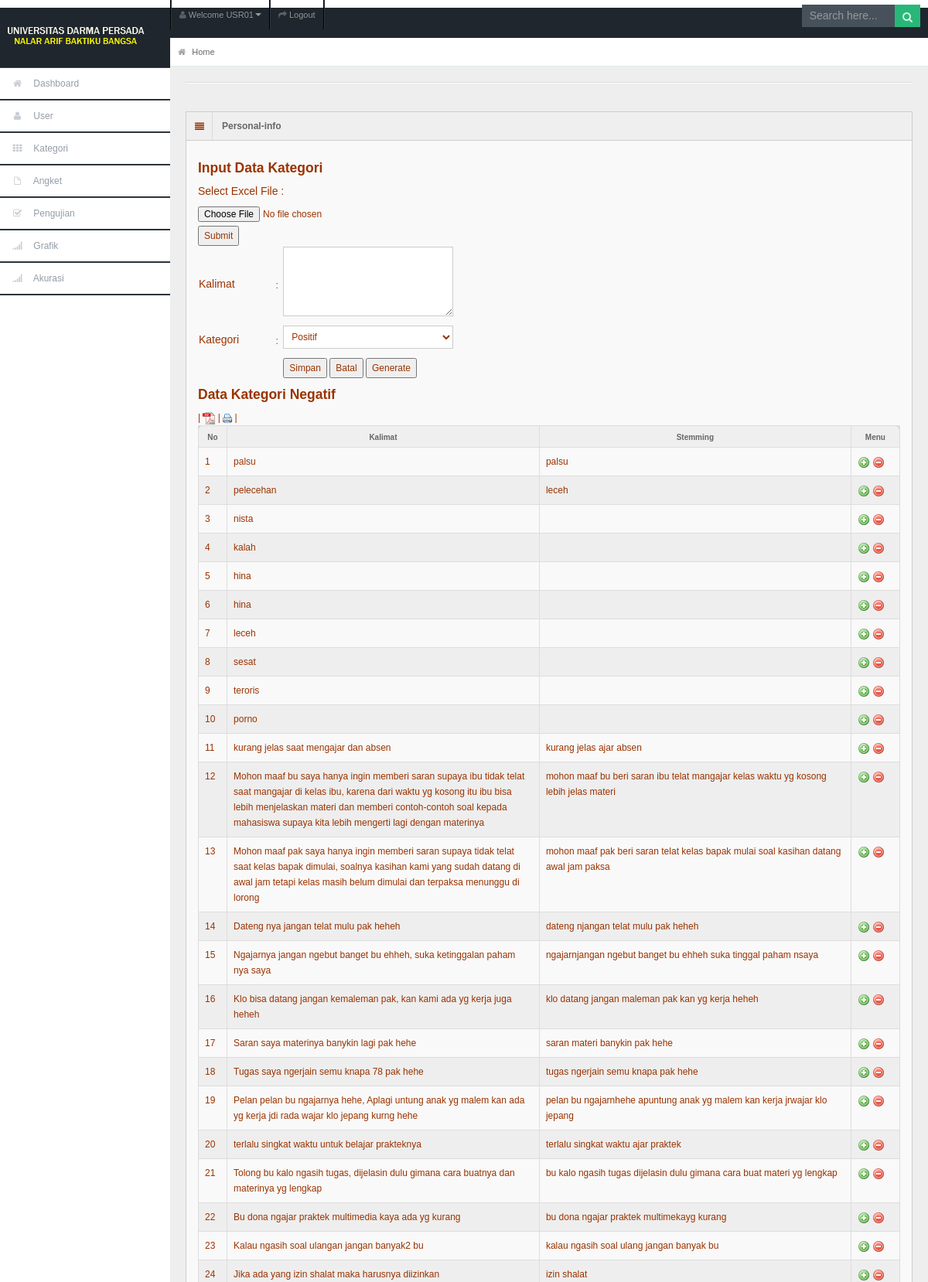
Page /index.php?mnu=kategori (signed in, upper part) on the committed database.
### tables this page shows
CREATE TABLE `tb_kategori` (
  `id_kategori` int(8) NOT NULL,
  `kalimat` text NOT NULL,
  `kategori` varchar(30) NOT NULL,
  `stemming` text NOT NULL
);

### koneksivar.php (called while the page is built, shortened)
<?php
$PATH="ypathcss";
$tbkategori="tb_kategori";
?>

### kategori/kategori.php (the view, shortened to what this page needs)
<link type="text/css" href="<?php echo "$PATH/base/";?>ui.all.css" rel="stylesheet" />
<link rel="stylesheet" href="js/jquery-ui.css">
  <link rel="stylesheet" href="resources/demos/style.css">
<div id="accordion">
  <h4>Input Data Kategori</h4>
  <div>
    <form name="import_export_form" method="post" action="" enctype="multipart/form-data">
    <label>Select Excel File : </label><input type="file" name="excelfile"/><br>
    <input type="submit" name="form_submit"/>
    </form>
<form action="" method="post" enctype="multipart/form-data">
<table width="517">
<tr>
<td height="25"><label for="kalimat">Kalimat</label>
<td>:
<td colspan="2"><textarea name="kalimat" cols="60" rows="4" class="form-control" id="kalimat"><?php echo $kalimat;?></textarea></td>
</tr>
<tr>
<td height="24"><label for="kategori">Kategori</label>
<td>:<td colspan="2">
  <select name="kategori" id="kategori">
    <option value="Positif"<?php if($kategori=="Positif"){echo"selected";}?>>Positif</option>
  </select></td>
</tr>
<tr>
<td height="26">
<td>
<td colspan="2">	<input name="Simpan" type="submit" id="Simpan" value="Simpan" />
        <a href="?mnu=kategori"><input name="Batal" type="button" id="Batal" value="Batal" /></a>
		 <a href="?mnu=kategori&pro=gen"><input name="Generate" type="button" id="Generate" value="Generate" /></a>
</td></tr>
</table>
</form>
</div>
<?php
  $sqlv="select distinct(kategori)from `$tbkategori` order by `kategori` asc";
  	$arrv=getData($conn,$sqlv);
		foreach($arrv as $dv) {
				$kategori=$dv["kategori"];
				?>
 <h4>Data Kategori <?php echo $kategori;?></h4>
 <div>
| <a href="kategori/pdf.php"><img src='ypathicon/pdf.png' alt='PDF'></a>
| <img src='ypathicon/print.png' alt='PRINT' OnClick="PRINT()"> |
<br>
<table class="table table-bordered table-striped">
<thead>
  <tr bgcolor="#036">
    <th width="3%"><center>No</th>
    <th width="45%"><center>Kalimat</th>
	 <th width="45%"><center>Stemming</th>
    <th width="10%"><center>Menu</th>
  </tr>
   </thead>
  <tbody>
<?php
  $sql="select * from `$tbkategori` where kategori='$kategori' order by `id_kategori` desc";
  $jum=getJum($conn,$sql);
		if($jum > 0){
	$batas   = 100;
	$page = $_GET['page'];
	if(empty($page)){$posawal  = 0;$page = 1;}
	else{$posawal = ($page-1) * $batas;}
	$sql2 = $sql." LIMIT $posawal,$batas";
	$no = $posawal+1;
	$arr=getData($conn,$sql2);
		foreach($arr as $d) {
				$id_kategori=$d["id_kategori"];
				$kalimat=$d["kalimat"];
				$stemming=$d["stemming"];
					$color="#dddddd";
					if($no %2==0){$color="#eeeeee";}
echo"<tr bgcolor='$color'>
				<td>$no</td>
				<td>$kalimat
				<td>$stemming</td>
			<td align='center'>
<a href='?mnu=kategori&pro=ubah&kode=$id_kategori'><img src='ypathicon/u.png' alt='ubah'></a>
<a href='?mnu=kategori&pro=hapus&kode=$id_kategori'><img src='ypathicon/h.png' alt='hapus'
onClick='return confirm(\"Apakah Anda benar-benar akan menghapus $nama pada data pengujian ?..\")'></a></td>
				</tr>";
			$no++;
			}
		}
		else{echo"<tr><td colspan='7'><blink>Maaf, Data mahasiswa belum tersedia...</blink></td></tr>";}
?>
</tbody>
</table>
</div>
<?Php
		}
		?>
</div>
</div>

### index.php (shortened to what this page needs)
<?php
require_once"konmysqli.php";
$mnu=$_GET["mnu"];
?>
<!DOCTYPE html>
<html lang="en">
<head>
<link rel="stylesheet" href="css/bootstrap.min.css" />
<link rel="stylesheet" href="css/bootstrap-responsive.min.css" />
<link rel="stylesheet" href="css/fullcalendar.css" />
<link rel="stylesheet" href="css/matrix-style.css" />
<link rel="stylesheet" href="css/matrix-media.css" />
<link href="font-awesome/css/font-awesome.css" rel="stylesheet" />
<link rel="stylesheet" href="css/jquery.gritter.css" />
</head>
<body>
<div id="header">
  <h1><a href="dashboard.html"> Admin</a></h1>
</div>
<div id="user-nav" class="navbar navbar-inverse">
  <ul class="nav">
    <li  class="dropdown" id="profile-messages" ><a title="" href="#" data-toggle="dropdown" data-target="#profile-messages" class="dropdown-toggle"><i class="icon icon-user"></i>  <span class="text">Welcome <?php echo $_SESSION["cid"];?></span><b class="caret"></b></a>
    </li>
    <li class=""><a title="" href="index.php?mnu=logout"><i class="icon icon-share-alt"></i> <span class="text">Logout</span></a></li>
  </ul>
</div>
<div id="search">
  <input type="text" placeholder="Search here..."/>
  <button type="submit" class="tip-bottom" title="Search"><i class="icon-search icon-white"></i></button>
</div>
<div id="sidebar"><a href="#" class="visible-phone"><i class="icon icon-home"></i> Dashboard</a>
  <ul>
 <?php if(isset($_SESSION["cid"])){  ?>
    <li><a href="index.php?mnu=home"><i class="icon icon-home"></i> <span>Dashboard</span></a> </li>
    <li><a href="index.php?mnu=user"><i class="icon icon-user"></i> <span>User</span></a> </li>
    <li><a href="index.php?mnu=kategori"><i class="icon icon-th"></i> <span>Kategori</span></a></li>
     <li><a href="index.php?mnu=angket"><i class="icon icon-file"></i> <span>Angket</span></a> </li>
    <li><a href="index.php?mnu=pengujian"><i class="icon icon-check"></i> <span>Pengujian</span></a> </li>
    <li><a href="index.php?mnu=grafik"><i class="icon icon-signal"></i> <span>Grafik</span></a></li>
    <li><a href="index.php?mnu=akurasi"><i class="icon icon-signal"></i> <span>Akurasi</span></a></li>
   <?php }else{?>
      <li><a href="index.html"><i class="icon icon-home"></i> <span>Dashboard</span></a> </li>
    <li><a href="index.php?mnu=login"><i class="icon icon-key"></i> <span>Login</span></a> </li>
   <?php }?>
  </ul>
</div>
<div id="content">
  <div id="content-header">
    <div id="breadcrumb"> <a href="index.html" title="Go to Home" class="tip-bottom"><i class="icon-home"></i> Home</a></div>
  </div>
<div class="container-fluid">
  <hr>
<div class="row-fluid">
    <div class="span12">
      <div class="widget-box">
        <div class="widget-title"> <span class="icon"> <i class="icon-align-justify"></i> </span>
          <h5>Personal-info</h5>
        </div>
        <div class="widget-content">
<?php
if($mnu=="admin"){require_once"admin/admin.php";}
else if($mnu=="akurasi"){require_once"akurasi.php";}
else if($mnu=="user"){require_once"user/user.php";}
else if($mnu=="pengujian"){require_once"pengujian/pengujian.php";}
else if($mnu=="kategori"){require_once"kategori/kategori.php";}
 ?>
</div>
</div>
</div>
</div>
</div>
</body>
</html>
<?php
function getJum($conn,$sql){
  $rs=$conn->query($sql);
  $jum= $rs->num_rows;
    return $jum;
}
function getData($conn,$sql){
    $rs=$conn->query($sql);
    $rs->data_seek(0);
    $arr = $rs->fetch_all(MYSQLI_ASSOC);
    return $arr;
}
?>

### css/matrix-style.css (style rules this page uses)
* { outline:none !important; -moz-outline: none !important; }
html, body { height:100% }
body { overflow-x: hidden; margin-top: -10px; font-family: 'Open Sans', sans-serif; font-size:12px; color:#666; }
a { color:#666; }
select, textarea, input[type="text"], input[type="password"], input[type="datetime"], input[type="datetime-local"], input[type="date"], input[type="month"], input[type="time"], input[type="week"], input[type="number"], input[type="email"], input[type="url"], input[type="search"], input[type="tel"], input[type="color"], .uneditable-input, .label, .dropdown-menu, .btn, .well, .progress, .table-bordered, .btn-group > .btn:first-child, .btn-group > .btn:last-child, .btn-group > .btn:last-child, .btn-group > .dropdown-toggle, .alert { border-radius:0px; }
.btn, textarea, input[type="text"], input[type="password"], input[type="datetime"], input[type="datetime-local"], input[type="date"], input[type="month"], input[type="time"], input[type="week"], input[type="number"], input[type="email"], input[type="url"], input[type="search"], input[type="tel"], input[type="color"], .uneditable-input { box-shadow:none; }
hr { border-top-color:#dadada; }
#header { height: 77px; position: relative; width: 100%; z-index: -9; }
#header h1 { background: url("../img/logo.png") no-repeat scroll 0 0 transparent; width:178px; height: 60px; left: 10px; line-height: 500px; overflow: hidden; position: relative; top: 10px; width: 200px; }
#header h1 a { display: block; }
#search { position: absolute; z-index: 25; top: 6px; right:10px; }
#search input[type=text] { padding: 4px 10px 5px; border: 0; width: 100px; }
#search button { border: 0; margin-left:-3px; margin-top: -11px; padding: 5px 10px 4px; }
#search button i { opacity: 0.8; color:#fff; }
#user-nav { position: absolute; left: 220px; top:0px; z-index: 20; margin: 0; }
#user-nav > ul { margin: 0; padding: 0; list-style: none; border-right: 1px solid #2e363f;border-left: 1px solid #000; }
#user-nav > ul > li { float: left; list-style-type: none; margin: 0; position: relative; padding: 0; border-left: 1px solid #2e363f; border-right: 1px solid #000; }
#user-nav > ul > li > a { padding:9px 10px; display: block; font-size: 11px; }
#user-nav > ul > li > a > i, #sidebar li a i { opacity: .5; margin-top: 2px; }
#sidebar { display: block; float: left; position: relative; width: 220px; z-index: 16; }
#sidebar > ul { list-style: none; margin: 0px 0 0; padding: 0; position: absolute; width: 220px; }
#sidebar > ul > li { display: block; position: relative; }
#sidebar > ul > li > a { padding: 10px 0 10px 15px; display: block; color: #939da8; }
#sidebar > ul > li > a > i { margin-right: 10px; }
#content { background: none repeat scroll 0 0 #eeeeee; margin-left: 220px; margin-right: 0; padding-bottom: 25px; position: relative; min-height:100%; width: auto; }
#content-header { position: abslute; width: 100%; margin-top: -38px; z-index: 20; }
#breadcrumb { background-color: #fff; border-bottom: 1px solid #e3ebed; }
#breadcrumb a { padding: 8px 20px 8px 10px; display: inline-block; background-image: url('../img/breadcrumb.png'); background-position: center right; background-repeat: no-repeat; font-size: 11px; color: #666666; }
#breadcrumb a:last-child { background-image:none; }
#breadcrumb a i { margin-right: 5px; opacity: .6; }
.stat-boxes .peity_bar_good, .stat-boxes .peity_line_good, { color: #459D1C; }
.widget-box { background: none repeat scroll 0 0 #F9F9F9; border-left: 1px solid #CDCDCD; border-top: 1px solid #CDCDCD; border-right: 1px solid #CDCDCD; clear: both; margin-top: 16px; margin-bottom: 16px; position: relative; }
.widget-title, .modal-header, .table th, div.dataTables_wrapper .ui-widget-header { background:#efefef; border-bottom: 1px solid #CDCDCD; height: 36px; }
.widget-title span.icon { padding: 9px 10px 7px 11px; float: left; border-right:1px solid #dadada; }
.widget-title h5 { color: #666; float: left; font-size: 12px; font-weight: bold; padding: 12px; line-height: 12px; margin: 0; }
.widget-content { padding:15px; border-bottom: 1px solid #cdcdcd; }
.table th { height: auto; font-size: 10px; padding: 5px 10px 2px; border-bottom: 0; text-align: center; color: #666666; }
form { margin-bottom: 0; }

### ypathcss/style.css (style rules this page uses)
body { font-family: Arial, Helvetica, sans-serif; font-size: 12px; color: #993300; margin: 0px; background-color: #FFFFFF; }
ul { padding-left: 12px; margin-left: 0px; }
input, select, textarea { font-family: Arial, Helvetica, sans-serif; font-size: 12px; color: #993300; }

### rows in the picture
tb_kategori: kalimat "palsu", stemming "palsu"
tb_kategori: kalimat "pelecehan", stemming "leceh"
tb_kategori: kalimat "nista"
tb_kategori: kalimat "kalah"
tb_kategori: kalimat "hina"
tb_kategori: kalimat "hina"
tb_kategori: kalimat "leceh"
tb_kategori: kalimat "sesat"
tb_kategori: kalimat "teroris"
tb_kategori: kalimat "porno"
tb_kategori: kalimat "kurang jelas saat mengajar dan absen", stemming "kurang jelas ajar absen"
tb_kategori: kalimat "Mohon maaf bu saya hanya ingin memberi saran supaya ibu tidak telat saat mangajar di kelas ibu, karena dari waktu yg kosong itu ibu bisa lebih menjelaskan materi dan memberi contoh-contoh soal kepada mahasiswa supaya kita lebih mengerti lagi dengan materinya", stemming "mohon maaf bu beri saran ibu telat mangajar kelas waktu yg kosong lebih jelas materi"
tb_kategori: kalimat "Mohon maaf pak saya hanya ingin memberi saran supaya tidak telat saat kelas bapak dimulai, soalnya kasihan kami yang sudah datang di awal jam tetapi kelas masih belum dimulai dan terpaksa menunggu di lorong", stemming "mohon maaf pak beri saran telat kelas bapak mulai soal kasihan datang awal jam paksa"
tb_kategori: kalimat "Dateng nya jangan telat mulu pak heheh", stemming "dateng njangan telat mulu pak heheh"
tb_kategori: kalimat "Ngajarnya jangan ngebut banget bu ehheh, suka ketinggalan paham nya saya", stemming "ngajarnjangan ngebut banget bu ehheh suka tinggal paham nsaya"
tb_kategori: kalimat "Klo bisa datang jangan kemaleman pak, kan kami ada yg kerja juga heheh", stemming "klo datang jangan maleman pak kan yg kerja heheh"
tb_kategori: kalimat "Saran saya materinya banykin lagi pak hehe", stemming "saran materi banykin pak hehe"
tb_kategori: kalimat "Tugas saya ngerjain semu knapa 78 pak hehe", stemming "tugas ngerjain semu knapa pak hehe"
tb_kategori: kalimat "Pelan pelan bu ngajarnya hehe, Aplagi untung anak yg malem kan ada yg kerja jdi rada wajar klo jepang kurng hehe", stemming "pelan bu ngajarnhehe apuntung anak yg malem kan kerja jrwajar klo jepang"
tb_kategori: kalimat "terlalu singkat waktu untuk belajar prakteknya", stemming "terlalu singkat waktu ajar praktek"
tb_kategori: kalimat "Tolong bu kalo ngasih tugas, dijelasin dulu gimana cara buatnya dan materinya yg lengkap", stemming "bu kalo ngasih tugas dijelasin dulu gimana cara buat materi yg lengkap"
tb_kategori: kalimat "Bu dona ngajar praktek multimedia kaya ada yg kurang", stemming "bu dona ngajar praktek multimekayg kurang"
tb_kategori: kalimat "Kalau ngasih soal ulangan jangan banyak2 bu", stemming "kalau ngasih soal ulang jangan banyak bu"
tb_kategori: kalimat "Jika ada yang izin shalat maka harusnya diizinkan", stemming "izin shalat"

### other values in the picture
$_SESSION["cid"] "USR01"
$kategori "Negatif"
